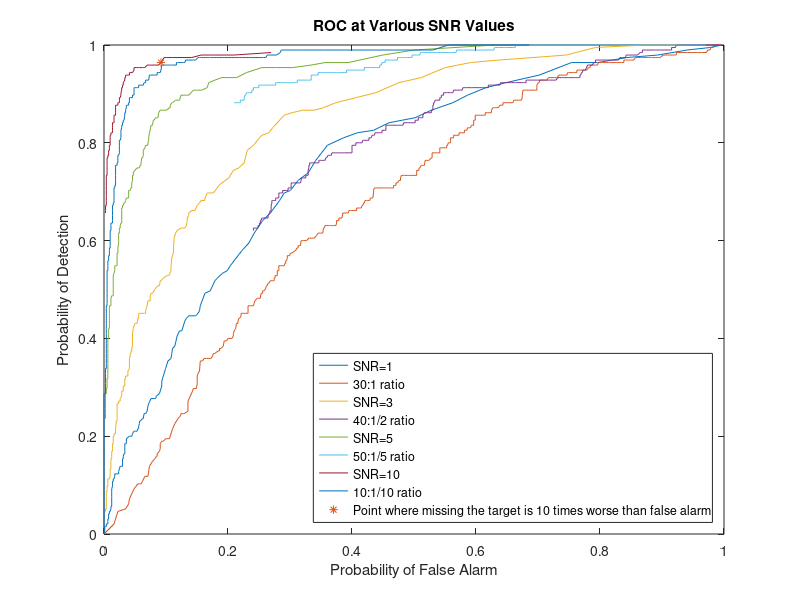
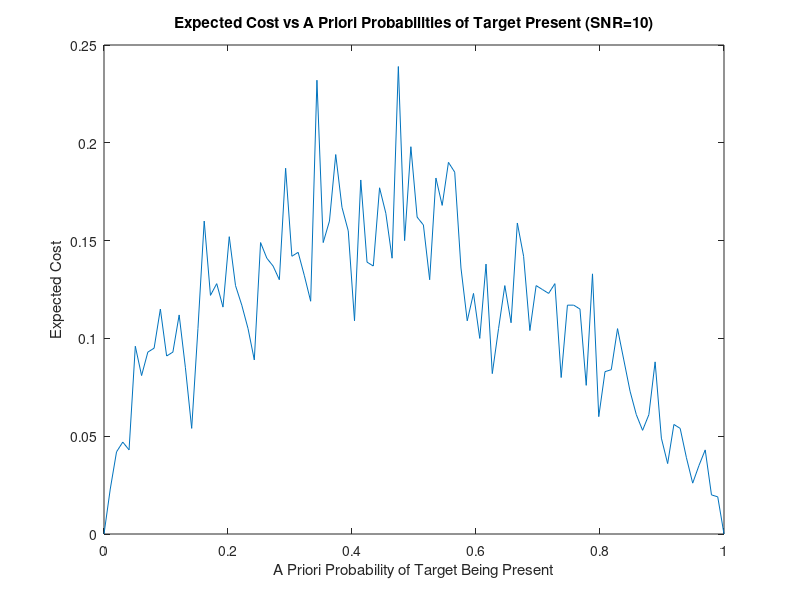

Here is the MATLAB script that generated these plots, in order: (Note: this script raises an error after producing the figures.)
%% Stochastics Project 4 - Omar Thenmalai
%% Part 1
num_iterations = 1000;
A = 1; % Choose A=1
p0 = 0.8;
p1 = 0.2;
target = randi(5,1,num_iterations); % Generate 1000 integer values between 1 and 5
target(find(target == 1)) = A;
target(find(target  > 1)) = 0; % Set all values !=1 to 0 --> Only 1/5 of the values should be equal to A 
SNR = [1 2 5 10] % Vector of SNR values
std_dev_Z = [30,40,50,10];
eta = 0.01:0.01:10;
etas = (p0/p1) * eta;
Y_Z = zeros(1,num_iterations);

prob_error = zeros(1, length(SNR));
prob_error_Z = zeros(1, length(SNR));
figure;
for i = 1:1:length(SNR) % Loop through the SNR values
    % 1A) Derive and implement in MATLAB the MAP rule for detecting the target. Run 1000 iterations
    % of your detector; compare the probability of error with the theoretical probability of error.
    std_dev = sqrt(A/SNR(i)); % Get the standard deviation based on the value of A and the given SNR value
    X = normrnd(0, std_dev, 1,num_iterations);
    Z = normrnd(0,std_dev_Z(i),1,num_iterations);
    Y = X + target;
    index1 = find(target == A);
    index2 = find(target == 0);
    Y_Z(index1) = target(index1) + X(index1);
    Y_Z(index2) = target(index2) + Z(index2);
    
    prob_ygivenH0 = normpdf(Y,0,std_dev);
    prob_ygivenH1 = normpdf(Y,A,std_dev);
  
    prob_Z_ygivenH0 = normpdf(Y,A,std_dev_Z(i)); % When Y = A + Z
    prob_Z_ygivenH1 = normpdf(Y,A,std_dev); 
    
    result = zeros(1,num_iterations);
    result(find((prob_ygivenH1./prob_ygivenH0) > (p0/p1))) = 1;% Result is 1 if prob(ygivenH1)/prob(y_givenH0) is greater than p0/p1
    result(find((prob_ygivenH1./prob_ygivenH0) < (p0/p1))) = 0; % Vice versa

    result_Z = zeros(1,num_iterations);
    result_Z(find((prob_Z_ygivenH1./prob_Z_ygivenH0) > (p0/p1))) = 1; % Same holds true
    result_Z(find((prob_Z_ygivenH1./prob_Z_ygivenH0) < (p0/p1))) = 0;
    
    correct_detect = abs(result - target); % If guess - target is 0, detection was correct, 1 if incorrect
    correct_detect_Z = abs(result_Z - target);
    count = length(result(find(correct_detect == 1))); % Count number of misses
    count_Z = length(result_Z(find(correct_detect_Z==1)));
    cost0 = length(target(find(target==0))); % Calculate cost0 for later step
    cost1 = length(target(find(target==1))); % Calculate cost1 for later step
    prob_error(i) = count/num_iterations; % prob of error for various SNRs
    prob_error_Z(i) = count_Z/num_iterations; % prob of error for range of SNRs



    % 1B) Implement a simulation that plots the receiver operating curve for this detector. Plot the
    % receiver operating curve for several signal to noise ratios.
    cD = zeros(1,length(eta));
    cF = zeros(1,length(eta));
    cD_Z = zeros(1,length(eta));
    cF_Z = zeros(1,length(eta));
    result_eta = zeros(1,num_iterations);
    result_eta_Z = zeros(1,num_iterations);
    for j = 1:1:length(eta)
        result_eta(find(prob_ygivenH1./prob_ygivenH0 > etas(j))) = 1;
        result_eta(find(prob_ygivenH1./prob_ygivenH0 < etas(j))) = 0;
        result_eta_Z(find(prob_Z_ygivenH1./prob_Z_ygivenH0 > etas(j))) = 1;
        result_eta_Z(find(prob_Z_ygivenH1./prob_Z_ygivenH0 < etas(j))) = 0;
        
        incorrect_detect_eta_theoretical = result_eta - target;
        incorrect_detect_eta_simulated = result_eta_Z - target;
        cF(j) = length(result_eta(find(incorrect_detect_eta_theoretical == 1))); % cost of false alarm
        cF_Z(j) = length(result_eta_Z(find(incorrect_detect_eta_simulated == 1)));
        
        correct_detect_eta_theoretical = result_eta + target;
        correct_detect_eta_simulated = result_eta_Z + target;
        cD(j) = length(result_eta(find(correct_detect_eta_theoretical == 2))); % cost of correct detection
        cD_Z(j) = length(result_eta_Z(find(correct_detect_eta_simulated == 2)));
    end
    
    F = cF/cost0;
    D = cD/cost1;
    F_Z = cF_Z/cost0;
    D_Z = cD_Z/cost1;
    plot(F, D);
    hold on;
    plot(F_Z,D_Z);
end

% 1C) Assume that missing the target is 10 times worse than falsely detecting the target. What is
% the decision rule that minimizes the conditional risk? Mark this point on your receiver
% operating curve for at least one SNR value.
plot(F(10),D(10), '*');
title("ROC at Various SNR Values");
xlabel("Probability of False Alarm");
ylabel("Probability of Detection");
legend("SNR=1", "30:1 ratio", "SNR=3", "40:1/2 ratio", "SNR=5",  "50:1/5 ratio", "SNR=10", "10:1/10 ratio","Point where missing the target is 10 times worse than false alarm", 'Location', 'southeast');
hold off

% 1D) Using the cost structure in part c), Select one SNR value and plot the value of the expected
% cost for a range of a priori target present probabilities from 0 to 1.
p = linspace(0,1,100); % 100 a priori probabilities from 0 to 1
result = zeros(1,num_iterations);
cM = zeros(1,num_iterations);
cFf = zeros(1,num_iterations);
expected_cost = zeros(1,length(p));
std_dev = sqrt(A/10);

for i = 1:1:length(p)
    target = randi(100,1,num_iterations);
    target(find(target <= p(i)*100)) = A;
    target(find(target > p(i)*100)) = 0;
    X = normrnd(0, std_dev, 1, num_iterations);
    Y = target + X;
    prob_ygivenH1 = normpdf(Y,A,std_dev);
    prob_ygivenH0 = normpdf(Y,0,std_dev);
    result(find((prob_ygivenH1./prob_ygivenH0) > 0.1*(1-p(i))/p(i))) = 1; 
    result(find((prob_ygivenH1./prob_ygivenH0) < 0.1*(1-p(i))/p(i))) = 0;
    
    temp = result - target;
    cM(i) = length(result(find(temp==-1)));
    cFf(i) = length(result(find(temp==1)));
     expected_cost(i) = 10*cM(i)/num_iterations + 1*cFf(i)/num_iterations;
end

figure;
plot(p,expected_cost);
xlabel('A Priori Probability of Target Being Present');
ylabel('Expected Cost');
title('Expected Cost vs A Priori Probabilities of Target Present (SNR=10)');
prob_error
prob_error_Z

%% Part 2: ML and MAP Classifier
data = load('Iris.mat');
shuffled_data = randperm(size(data.features,1)); % Shuffle data so that train and test sets are chosen randomly
shuffled_features = data.features(shuffled_data,:); % Extract the features
shuffled_labels = data.labels(shuffled_data,:); % Extract the labels

training_features = shuffled_features(1:(size(shuffled_features, 1)/2), :); % Take the first half of the data as the training set
training_labels = shuffled_labels(1:size(shuffled_labels, 1)/2);
test_features = shuffled_features(size(shuffled_features, 1)/2+1:end,:); % Take the second half of the data as the test set
test_labels = shuffled_labels(size(shuffled_labels, 1)/2+1:end);

p1 = training_features(training_labels == 1,:); 
p2 = training_features(training_labels == 2,:);
p3 = training_features(training_labels == 3,:);

cov1 = cov(p1);
cov2 = cov(p2);
cov3 = cov(p3);

mu1 = [mean(p1(:,1)),mean(p1(:,2)),mean(p1(:,3)),mean(p1(:,4))];
mu2 = [mean(p2(:,1)),mean(p2(:,2)),mean(p2(:,3)),mean(p2(:,4))];
mu3 = [mean(p3(:,1)),mean(p3(:,2)),mean(p3(:,3)),mean(p3(:,4))];

label_probs = [mvnpdf(test_features,mu1,cov1),mvnpdf(test_features,mu2,cov2),mvnpdf(test_features,mu3,cov3)];
[~,result] = max(label_probs, [], 2); % The max likelihood of the various labels is the result
num_errors = sum(test_labels~=result);
prob_error = num_errors/size(test_labels,1)
confusion_matrix = confusionmat(test_labels,result) % plotconfusion isn't working for some reason